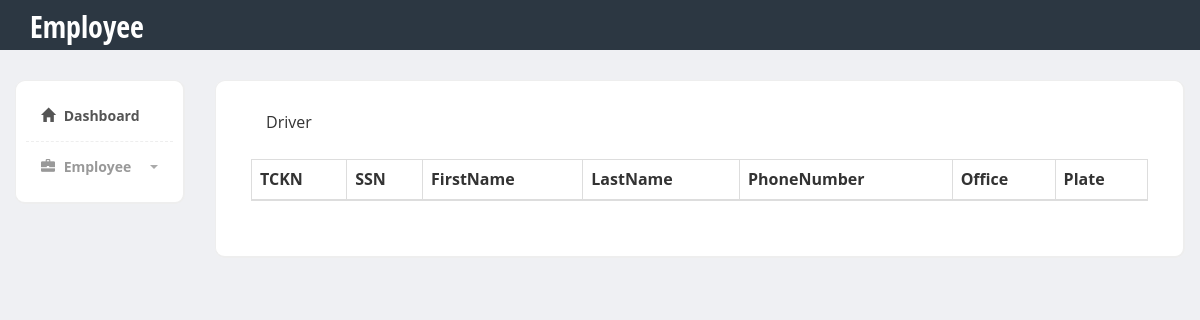
Before: /VTProject/drivers.php with the older database file.
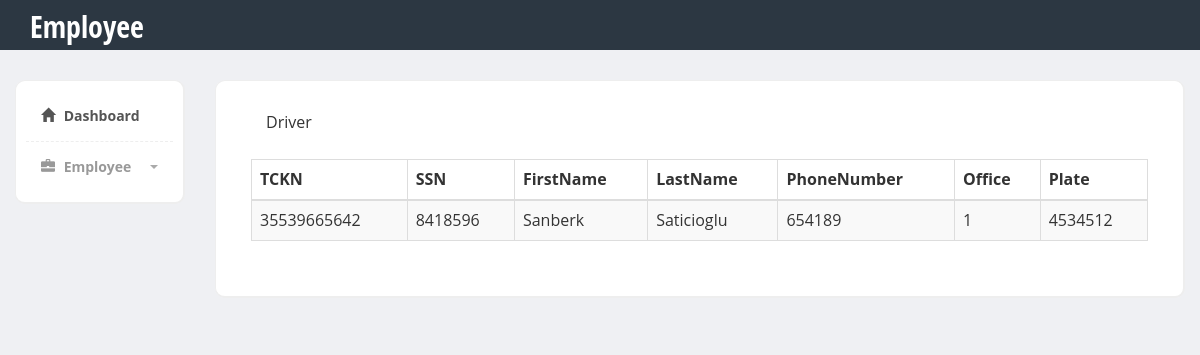
After: the same page with the newer database file.
### tables this page shows
CREATE TABLE `driver` (
  `TCKN` bigint(11) NOT NULL,
  `FK_Driving_Plate` varchar(255) DEFAULT NULL
);

CREATE TABLE `employee` (
  `TCKN` bigint(11) NOT NULL,
  `SSN` int(11) NOT NULL,
  `FK_Office_OfficeID` int(11) NOT NULL
);

CREATE TABLE `person` (
  `TCKN` bigint(11) NOT NULL,
  `FirstName` varchar(255) NOT NULL,
  `LastName` varchar(255) NOT NULL,
  `PhoneNumber` int(20) NOT NULL
);

### VTProject/drivers.php (the view, shortened to what this page needs)
<html><head>
        <link href="https://code.jquery.com/ui/1.10.3/themes/redmond/jquery-ui.css" rel="stylesheet" media="screen">
        <link href="bootstrap/css/bootstrap.min.css" rel="stylesheet">
        <link href="css/styles.css" rel="stylesheet">
    </head>
    <body>
        <div class="header">
            <div class="container">
                <div class="row">
                    <div class="col-md-5">
                        <div class="logo">
                            <h1><a href="index.html">Employee</a></h1>
                        </div>
                    </div>
                </div>
            </div>
        </div>
        <div class="page-content">
            <div class="row">
                 <div class="col-md-2">
                    <div class="sidebar content-box" style="display: block;">
                        <ul class="nav">
                            <li class="current"><a href="index.php"><i class="glyphicon glyphicon-home"></i> Dashboard</a></li>
                            <li class="submenu">
                                <a href="#">
                                    <i class="glyphicon glyphicon-briefcase"></i> Employee
                                    <span class="caret pull-right"></span>
                                </a>
                            </li>
                        </ul>
                    </div>
                </div>
                <div class="col-md-10">
                    <div class="content-box-large">
                        <div class="panel-heading">
                            <div class="panel-title">Driver</div>
                        </div>
                        <div class="panel-body">
                            <table class="table table-striped table-bordered" id="example" cellspacing="0" cellpadding="0" border="0">
                                <thead>
                                    <tr>
                                        <th>TCKN</th>
                                        <th>SSN</th>
                                        <th>FirstName</th>
                                        <th>LastName</th>
                                        <th>PhoneNumber</th>
                                        <th>Office</th>
                                        <th>Plate</th>
                                    </tr>
                                </thead>
                                <tbody>
                                    <?php
                                    include("config.php");
                                    $query = "CALL get_drivers()";
                                    $result = mysqli_query($db, $query);
                                    while ($row = mysqli_fetch_assoc($result)) {
                                        echo '<tr>';
                                        echo "<td>" . $row["TCKN"] . "</td> <td>" . $row["SSN"] . "</td> <td>" . $row["FirstName"] . "</td> <td>" . $row["LastName"] . "</td> <td>" . $row["PhoneNumber"] . "</td> <td>" . $row["FK_Office_OfficeID"] . "</td> <td>"  . $row["FK_Driving_Plate"] . "</td>";
                                        echo '</tr>';
                                    }
                                    ?>
                                </tbody>
                            </table>
                        </div>
                    </div>
                 </div>
            </div>
        </div>
        <link href="vendors/datatables/dataTables.bootstrap.css" rel="stylesheet" media="screen">
</body></html>

Changed rows visible on the page:
added driver: TCKN "35539665642", TCKN.SSN "8418596", person.FirstName "Sanberk", person.LastName "Saticioglu", person.PhoneNumber "654189", TCKN.FK_Office_OfficeID "1", FK_Driving_Plate "4534512"
